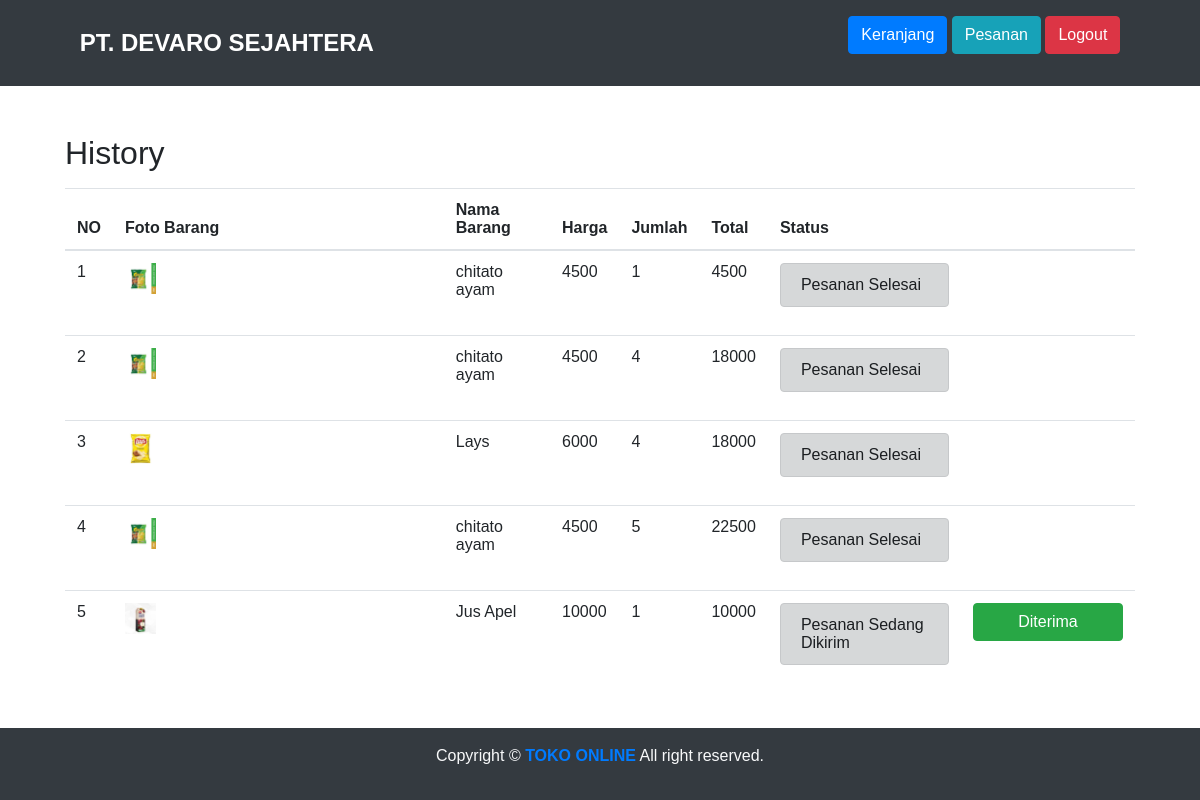
The page /user/history.php (signed in) on the database its author committed.
### tables this page shows
CREATE TABLE `transaksi` (
  `id_transaksi` int(11) NOT NULL,
  `tgl_transaksi` date NOT NULL,
  `id_pelanggan` int(11) NOT NULL,
  `id_produk` int(11) NOT NULL,
  `qty` int(11) NOT NULL,
  `subtotal` int(11) NOT NULL,
  `status` enum('diproses','dikonfirmasi','dikirim','diterima','selesai') NOT NULL,
  `ulasan` text NOT NULL
);

CREATE TABLE `produk` (
  `id_produk` int(11) NOT NULL,
  `nam_produk` varchar(100) NOT NULL,
  `kategori` text NOT NULL,
  `harga` int(11) NOT NULL,
  `foto_produk` varchar(500) NOT NULL
);

### user/history.php (the view, shortened to what this page needs)
<link rel="stylesheet" href="https://cdn.jsdelivr.net/npm/bootstrap@4.0.0/dist/css/bootstrap.min.css">
<?php
    if ($_SESSION['user']!=true) {
        header("Location:../");
    }else{
        include "../koneksi.php";
        $id_user = $_SESSION['id'];
        $sql = mysqli_query($konn,"select * from transaksi where id_pelanggan = '$id_user'");
        $cek = mysqli_num_rows($sql);
    }
?>
<nav class="navbar navbar-expand-lg navbar-dark bg-dark">
        <div class="container col-11">
            <a class="navbar-brand" href="index.php">PT. DEVARO SEJAHTERA</a>
        <div class="collapse navbar-collapse" id="navbarSupportedContent">
            <form action="" method="post">
        <span class="navbar-text">
        <a href="keranjang.php" class="btn btn-primary">Keranjang</a>
        <a href="history.php" class="btn btn-info">Pesanan</a>
        <input type="submit" name="logout" value="Logout" class="btn btn-danger">
        </span>
        </form>
        </div>
        </div>
    </nav>
<div class="container col-11 py-5">
        <?php
        if($cek == 0){
            ?>
            <center>
                <h1 style="color:red">
                    <b>
                        history Kosong Nih '(
                    </b>
                </h1>
            </center>
            <?php
        }else{
            ?>
            <h2 class="mb-3">History</h2>
            <table class="table table-hover striped">
            <thead>
            <tr>
                <th>NO</th>
                <th>Foto Barang</th>
                <th>Nama Barang</th>
                <th>Harga</th>
                <th>Jumlah</th>
                <th>Total</th>
                <th>Status</th>
                <th></th>
            </tr>
        </thead>
        <tbody>
            <?php
            $no = 0;
            while ($history = mysqli_fetch_array($sql))
            {   $id_produk = $history['id_produk'];
                $sql2 = mysqli_query($konn,"select * from produk where id_produk = '$id_produk'")  or die(mysqli_error($konn));
                $produk = mysqli_fetch_array($sql2);
            $no++;
            ?>
                <tr>
                    <td><?php echo $no?></td>
                    <td><img src="../gambar/<?php echo$produk['foto_produk']?>" width="10%" alt=""></td>
                    <td><?=$produk['nam_produk']?></td>
                    <td><?=$produk['harga']?></td>
                    <td><?=$history['qty']?></td>
                    <td><?=$history['subtotal']?></td>
                    <td>
                        <?php
                        $status = $history['status'];
                        if ($status == "diproses"){
                            ?>
                                <div class="alert alert-dark" role="alert">
                                    Pesanan Sedang Diproses
                                </div>
                            <?php
                        }else if($status == "dikonfirmasi"){
                            ?>
                                <div class="alert alert-dark" role="alert">
                                    Pesanan Dikonfirmasi
                                </div>
                            <?php
                        }else if($status == "dikirim"){
                            ?>
                                <div class="alert alert-dark" role="alert">
                                    Pesanan Sedang Dikirim
                                </div>
                            <?php
                        }else if ($status == "diterima"){
                            ?>
                                <div class="alert alert-dark" role="alert">
                                    Pesanan Telah Diterima
                                </div>
                            <?php
                        }else{
                            ?>
                            <div class="alert alert-dark" role="alert">
                                Pesanan Selesai
                            </div>
                        <?php
                        }
                        ?>
                    </td>
                    <td>
                    <?php
                        $status = $history['status'];
                        if ($status == "diproses"){
                            ?>
                            <?php
                        }else if($status == "dikonfirmasi"){
                            ?>
                            <?php
                        }else if($status == "dikonfirmasi"){
                            ?>
                            <?php
                        }else if($status == "dikirim"){
                            ?>
                            <form action="" method="post">
                                <input type="submit" name="diterima" class="btn btn-Success" style="width:150px" value="Diterima">
                            </form>
                            <?php
                        }else if ($status == "diterima"){
                            ?>
                            <form action="" method="post">
                                <button type="button" class="btn btn-success" data-toggle="modal" style="width:150px" data-target="#ulas <?php
                                echo $history['id_transaksi']
                                ?>">
                                    Ulas
                                </button>
                            </form>
                            <?php
                        }else{
                        }
                        ?>
                </tr>
                    </div>
            <?php
        }
    }
        ?>
<?php
include "../footer.php";
?>

### user/history.php (style rules this page uses)
* { font-family: "Oswald",sans-serif; font-weight: medium; }
.navbar-brand { font-family: "Oswald",sans-serif; font-size: 24px; font-weight: bold ; }

### rows shown on the page
transaksi: id_produk.foto_produk (picture), id_produk.nam_produk "chitato ayam", id_produk.harga "4500", qty "1", subtotal "4500", status "Pesanan Selesai"
transaksi: id_produk.foto_produk (picture), id_produk.nam_produk "chitato ayam", id_produk.harga "4500", qty "4", subtotal "18000", status "Pesanan Selesai"
transaksi: id_produk.foto_produk (picture), id_produk.nam_produk "Lays", id_produk.harga "6000", qty "4", subtotal "18000", status "Pesanan Selesai"
transaksi: id_produk.foto_produk (picture), id_produk.nam_produk "chitato ayam", id_produk.harga "4500", qty "5", subtotal "22500", status "Pesanan Selesai"
transaksi: id_produk.foto_produk (picture), id_produk.nam_produk "Jus Apel", id_produk.harga "10000", qty "1", subtotal "10000", status "Pesanan Sedang Dikirim"
